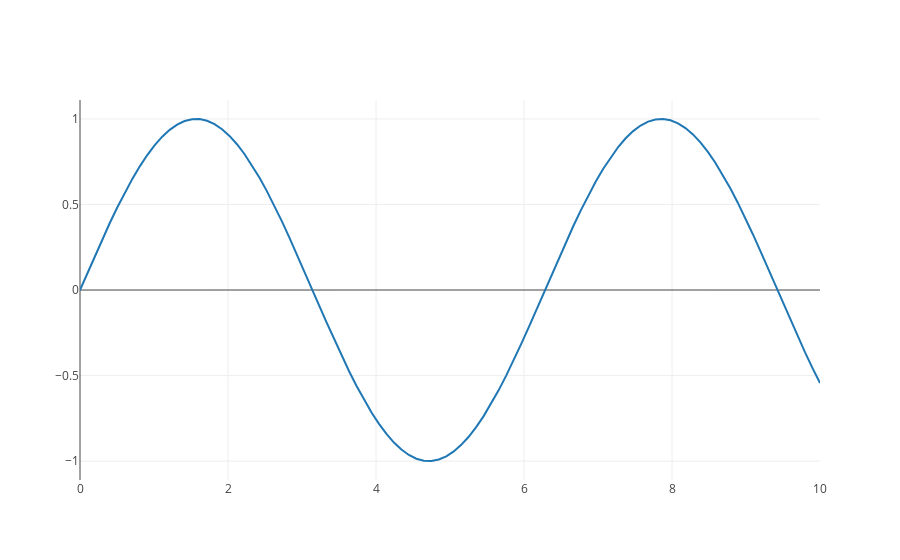

The code cell stored with this chart in its notebook:
### Code cell
let n: usize = 100;
let xs: Vec<f64> = linspace(0., 10., n).collect();
let ys: Vec<f64> = xs.iter().map(|x| x.sin()).collect();

let trace = Scatter::new(xs, ys).mode(Mode::Lines);
let mut plot = Plot::new();
plot.add_trace(trace);
let layout = Layout::new().height(400);
plot.set_layout(layout);
plot.lab_display();
